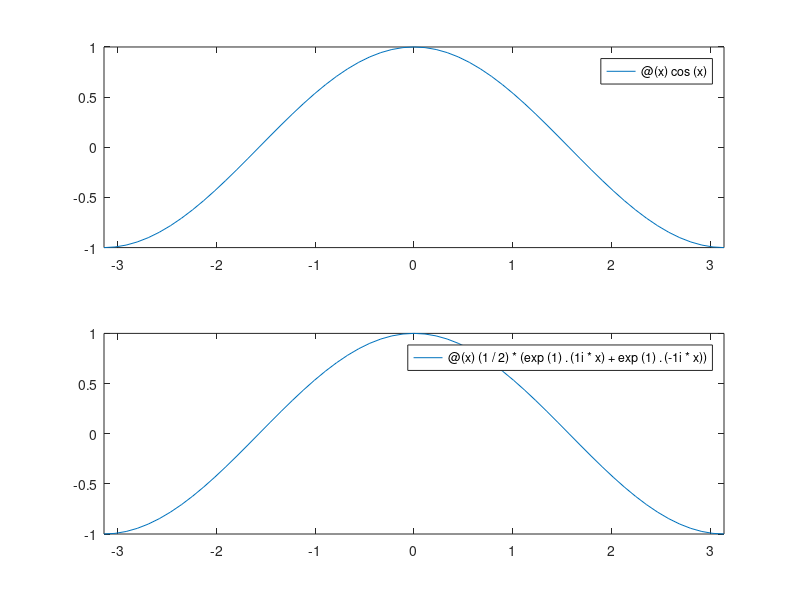

Write the MATLAB code that produced this figure.
% FASP - Sheet2 - Giulia Baldini, Luis Fernandes, Agustin Vargas

function Sheet2Exercise3_3()
%% 
  % Outputs:
  % Plots two functions for comparison
  function1 = @(x) cos(x);
  function2 = @(x) (1/2)*(exp(1).^(1i*x)+ exp(1).^(-1i*x));
  
  limits = [-pi, pi];
  
  %% Plotting
  subplot(2, 1, 1)
  fplot(function1, limits)
  subplot(2,1,2)
  fplot(function2, limits)
  
end
